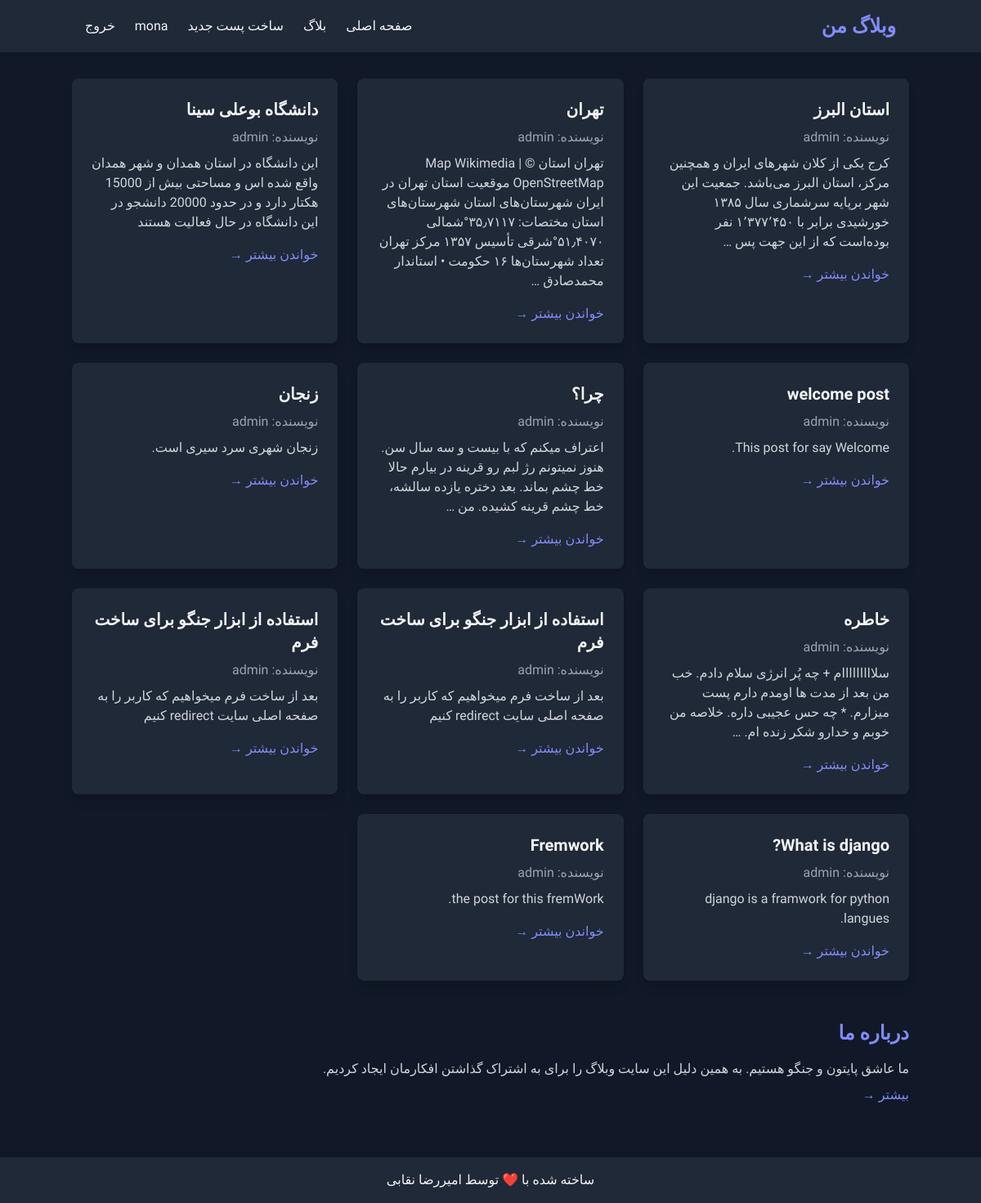
Page /blog/ (signed in) on the committed database.
### blog/models.py (models this page shows, shortened)
class Post(models.Model):
    STATUS_CHOICES = (
        ('pub', 'Published'),
        ('drf', 'Draft'),
    )
    title = models.CharField(max_length=200)
    text = models.TextField()
    datetime_created = models.DateTimeField(auto_now_add=True)
    datetime_modified = models.DateTimeField(auto_now=True)
    status = models.CharField(choices=STATUS_CHOICES, max_length=3, default='drf')
    author = models.ForeignKey(get_user_model(), on_delete=models.CASCADE, related_name='authored_posts')
    user = models.ForeignKey(get_user_model(), on_delete=models.CASCADE, related_name='user_posts')

### blog/views.py (the view)
# urls.py: path('',views.PostListView.as_view(),name='post_list'),
class PostListView(generic.ListView):
    model = Post
    template_name = "blog/posts_list.html"
    context_object_name = "posts_list"
    def get_queryset(self):
        return Post.objects.filter(status='pub').order_by('-datetime_modified')

### blog/templates/blog/posts_list.html (shortened to what this page needs)
{% extends '_base.html' %}
{% block content %}
    <div class="grid grid-cols-1 md:grid-cols-2 lg:grid-cols-3 gap-6">
        {% for post in posts_list %}
            <div class="bg-gray-800 p-6 rounded-lg shadow-lg hover:shadow-xl transition duration-300">
                <h2 class="text-xl font-semibold text-gray-100 mb-2">{{ post.title }}</h2>
                <p class="text-gray-400 mb-2">نویسنده: {{ post.author }}</p>
                <p class="text-gray-300 mb-4">{{ post.text|truncatewords:30 }}</p>
                <a href="{% url 'post_detail' pk=post.id %}" class="text-indigo-400 hover:text-indigo-600 transition duration-300">خواندن بیشتر →</a>
            </div>
        {% endfor %}
    </div>
    <section class="mt-12">
        <h2 class="text-2xl font-bold text-indigo-400 mb-4">درباره ما</h2>
        <p class="text-gray-300">ما عاشق پایتون و جنگو هستیم. به همین دلیل این سایت وبلاگ را برای به اشتراک گذاشتن افکارمان ایجاد کردیم.</p>
        <a href="#" class="text-indigo-400 hover:text-indigo-600 mt-2 inline-block transition duration-300">بیشتر →</a>
    </section>
{% endblock content %}

### templates/_base.html (shortened to what this page needs)
<!DOCTYPE html>
<html lang="fa" dir="rtl">
<head>
    <link href="https://cdn.jsdelivr.net/npm/tailwindcss@2.2.19/dist/tailwind.min.css" rel="stylesheet">
    <link href="https://cdn.jsdelivr.net/npm/tailwindcss@2.2.19/dist/tailwind.min.css" rel="stylesheet">
</head>
<body class="bg-gray-900 text-gray-100">
<header class="bg-gray-800 py-4">
    <nav class="container mx-auto flex justify-between items-center px-4">
        <a href="{% url 'post_list' %}" class="text-2xl font-bold text-indigo-400 hover:text-indigo-300">وبلاگ من</a>
        <ul class="flex space-x-6 space-x-reverse">
            <li><a href="{% url 'post_list' %}" class="hover:text-indigo-400 transition duration-300">صفحه اصلی</a></li>
            <li><a href="{% url 'post_list' %}" class="hover:text-indigo-400 transition duration-300">بلاگ</a></li>
            {% if user.is_authenticated %}
                <li><a href="{% url 'post_create' %}" class="hover:text-indigo-400 transition duration-300">ساخت پست
                    جدید</a></li>
                <li><a href="#" class="hover:text-indigo-400 transition duration-300">{{ user.username }}</a></li>
                <li>
                    <form action="{% url 'logout' %}" method="post" class="inline">
                        <button type="submit" class="hover:text-indigo-400 transition duration-300">خروج</button>
                    </form>
                </li>
            {% else %}
                <li><a href="{% url 'login' %}" class="hover:text-indigo-400 transition duration-300">ورود</a></li>
                <li><a href="/accounts/singup/" class="hover:text-indigo-400 transition duration-300">ثبت‌نام</a></li>
            {% endif %}
        </ul>
    </nav>
</header>
<main class="container mx-auto py-8">
    {% block content %}{% endblock %}
</main>
<footer class="bg-gray-800 py-4 mt-8">
    <div class="container mx-auto text-center">
        <p>ساخته شده با ❤️ توسط امیررضا نقابی</p>
    </div>
</footer>
</body>
</html>

### templates/_base.html (style rules this page uses)
body { font-family: 'Vazir', sans-serif; }

### rows in the picture
Post: title "استان البرز", author "admin", text "کرج یکی از کلان شهرهای ایران و همچنین مرکز، استان البرز می‌باشد. جمعیت این شهر برپایه سرشماری سال ۱۳۸۵ خورشیدی برابر با ۱٬۳۷۷٬۴۵۰ نفر بوده‌است که از این جهت پس …"
Post: title "تهران", author "admin", text "تهران استان Map Wikimedia | © OpenStreetMap موقعیت استان تهران در ایران شهرستان‌های استان شهرستان‌های استان مختصات: ۳۵٫۷۱۱۷°شمالی ۵۱٫۴۰۷۰°شرقی تأسیس ۱۳۵۷ مرکز تهران تعداد شهرستان‌ها ۱۶ حکومت • استاندار محمدصادق …"
Post: title "دانشگاه بوعلی سینا", author "admin", text "این دانشگاه در استان همدان و شهر همدان واقع شده اس و مساحتی بیش از 15000 هکتار دارد و در حدود 20000 دانشجو در این دانشگاه در حال فعالیت هستند"
Post: title "welcome post", author "admin", text "This post for say Welcome."
Post: title "چرا؟", author "admin", text "اعتراف میکنم که با بیست و سه سال سن. هنوز نمیتونم رژ لبم رو قرینه در بیارم حالا خط چشم بماند. بعد دختره یازده سالشه، خط چشم قرینه کشیده. من …"
Post: title "زنجان", author "admin", text "زنجان شهری سرد سیری است."
Post: title "خاطره", author "admin", text "سلااااااااام + چه پُر انرژی سلام دادم. خب من بعد از مدت ها اومدم دارم پست میزارم. * چه حس عجیبی داره. خلاصه من خوبم و خدارو شکر زنده ام. …"
Post: title "استفاده از ابزار جنگو برای ساخت فرم", author "admin", text "بعد از ساخت فرم میخواهیم که کاربر را به صفحه اصلی سایت redirect کنیم"
Post: title "استفاده از ابزار جنگو برای ساخت فرم", author "admin", text "بعد از ساخت فرم میخواهیم که کاربر را به صفحه اصلی سایت redirect کنیم"
Post: title "What is django?", author "admin", text "django is a framwork for python langues."
Post: title "Fremwork", author "admin", text "the post for this fremWork."

### other values in the picture
{{ user.username }} "mona"
